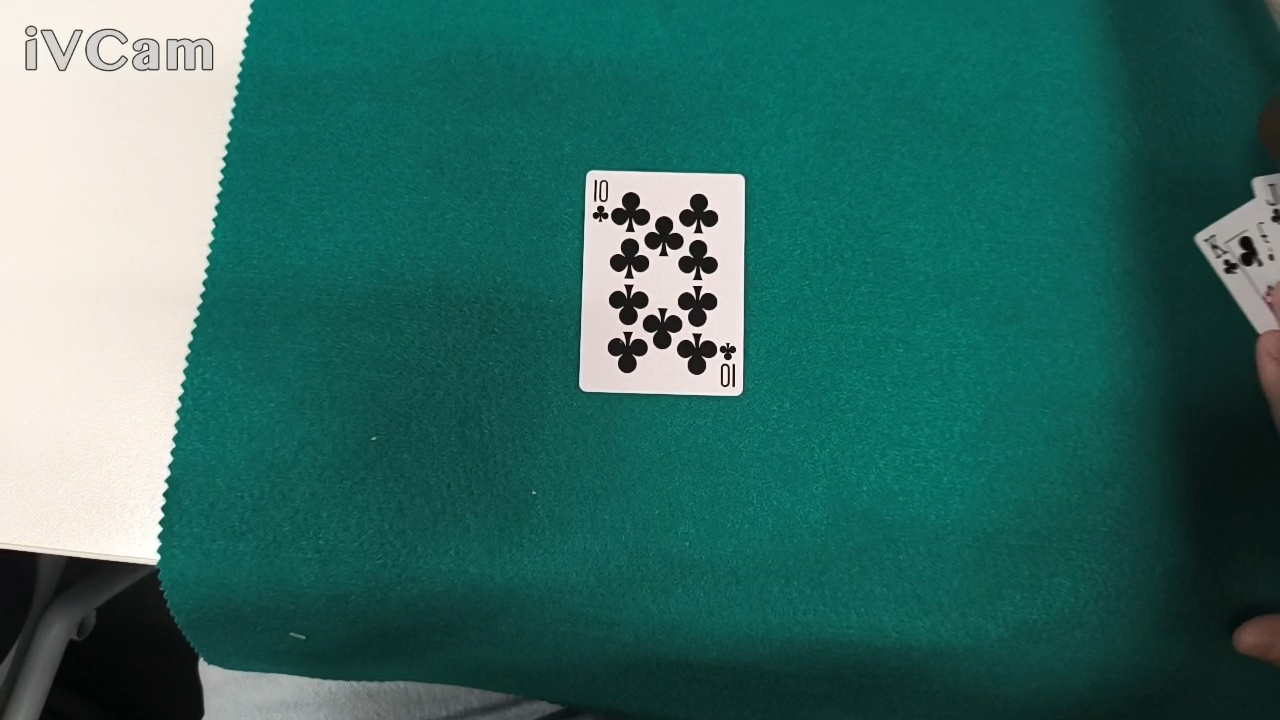
#> input picture card_templates/10_C_20251117_152222_full.jpg, 1280 x 720 px
$ python card_detector.py card_templates/10_C_20251117_152222_full.jpg card_templates/10_C_20251117_152222.jpg
#> lines starting #> are read from the running program, lines starting #| are printed output that depends on the picture; after the words box and inside, x2 and y2 are one past the last pixel; in counts of white or black regions, pixels touching at a corner belong together
import cv2
import numpy as np

class IVCardDetector:
    def __init__(self, debug_mode=False):
        self.debug_mode = debug_mode
        self.min_card_area = 2000  # Más permisivo
        self.max_card_area = 100000 # Más grande
        self.card_width = 200
        self.card_height = 300

        # Rangos HSV por defecto - se ajustarán con calibración
        self.green_lower = np.array([35, 40, 40])
        self.green_upper = np.array([85, 255, 255])

    def detect_cards(self, frame):
        """Detección principal de cartas - VERSIÓN ROBUSTA"""
        try:
            if frame is None or frame.size == 0:
                print("❌ Frame vacío o None")
                return [], []

            original_frame = frame.copy()

            # Estrategia 1: Por color del tapete verde
            cards, positions = self._detect_by_green_background(original_frame)

            # Estrategia 2: Si no encuentra, por bordes
            if len(cards) == 0:
                if self.debug_mode:
                    print("⚠️  No se detectaron cartas por color, intentando por bordes...")
                cards, positions = self._detect_by_edges(original_frame)

            if self.debug_mode:
                print(f"🔍 Cartas detectadas: {len(cards)}")
                self._draw_detection_results(original_frame, positions)

            return cards, positions

        except Exception as e:
            print(f"❌ Error crítico en detección: {e}")
            return [], []

    def _detect_by_green_background(self, frame):
        """Detección por color del tapete verde"""
        try:
            # Preprocesamiento
            processed, scale = self._preprocess_frame(frame)

            # Crear máscara verde
            green_mask = self._create_green_mask(processed)

            if self.debug_mode:
                self._show_debug_frame("1 - Máscara Verde", green_mask)

            # Encontrar contornos
            contours = self._find_contours(green_mask)

            if self.debug_mode and len(contours) > 0:
                contour_frame = processed.copy()
                cv2.drawContours(contour_frame, contours, -1, (0, 0, 255), 2)
                self._show_debug_frame("2 - Contornos", contour_frame)

            # Filtrar y extraer cartas
            return self._filter_and_extract_cards(frame, contours, scale)

        except Exception as e:
            print(f"Error en detección por color: {e}")
            return [], []

    def _detect_by_edges(self, frame):
        """Detección alternativa por bordes"""
        try:
            gray = cv2.cvtColor(frame, cv2.COLOR_BGR2GRAY)
            blurred = cv2.GaussianBlur(gray, (5, 5), 0)
            edges = cv2.Canny(blurred, 50, 150)

            if self.debug_mode:
                self._show_debug_frame("3 - Bordes Canny", edges)

            # Operaciones morfológicas
            kernel = np.ones((3, 3), np.uint8)
            dilated = cv2.dilate(edges, kernel, iterations=2)
            closed = cv2.morphologyEx(dilated, cv2.MORPH_CLOSE, kernel)

            # Encontrar contornos
            contours, _ = cv2.findContours(closed, cv2.RETR_EXTERNAL, cv2.CHAIN_APPROX_SIMPLE)

            # Filtrar contornos rectangulares
            card_contours = []
            for contour in contours:
                area = cv2.contourArea(contour)
                if self.min_card_area < area < self.max_card_area:
                    epsilon = 0.02 * cv2.arcLength(contour, True)
                    approx = cv2.approxPolyDP(contour, epsilon, True)

                    # Aceptar contornos con 4 lados
                    if len(approx) == 4:
                        card_contours.append(approx)

            return self._filter_and_extract_cards(frame, card_contours, 1.0)

        except Exception as e:
            print(f"Error en detección por bordes: {e}")
            return [], []

    def _preprocess_frame(self, frame):
        """Preprocesamiento del frame"""
        try:
            height, width = frame.shape[:2]
            scale = 1.0

            # Redimensionar si es muy grande
            if height > 800:
                scale = 800 / height
                new_width = int(width * scale)
                frame_resized = cv2.resize(frame, (new_width, 800))
            else:
                frame_resized = frame

            # Mejorar contraste
            lab = cv2.cvtColor(frame_resized, cv2.COLOR_BGR2LAB)
            lab[:,:,0] = cv2.createCLAHE(clipLimit=2.0).apply(lab[:,:,0])
            enhanced = cv2.cvtColor(lab, cv2.COLOR_LAB2BGR)

            return enhanced, scale

        except Exception as e:
            print(f"Error en preprocesamiento: {e}")
            return frame, 1.0

    def _create_green_mask(self, frame):
        """Crea máscara para el color verde"""
        try:
            hsv = cv2.cvtColor(frame, cv2.COLOR_BGR2HSV)
            mask = cv2.inRange(hsv, self.green_lower, self.green_upper)

            # Operaciones morfológicas
            kernel = np.ones((5, 5), np.uint8)
            mask = cv2.morphologyEx(mask, cv2.MORPH_CLOSE, kernel)
            mask = cv2.morphologyEx(mask, cv2.MORPH_OPEN, kernel)

            return mask

        except Exception as e:
            print(f"Error creando máscara verde: {e}")
            return np.zeros(frame.shape[:2], dtype=np.uint8)

    def _find_contours(self, mask):
        """Encuentra contornos en la máscara"""
        try:
            contours, _ = cv2.findContours(mask, cv2.RETR_EXTERNAL, cv2.CHAIN_APPROX_SIMPLE)
            return contours
        except:
            return []

    def _filter_and_extract_cards(self, original_frame, contours, scale):
        """Filtra contornos y extrae imágenes de cartas"""
        card_images = []
        card_positions = []

        for contour in contours:
            try:
                area = cv2.contourArea(contour)
                if area < self.min_card_area or area > self.max_card_area:
                    continue

                # Escalar contorno si fue redimensionado
                if scale != 1.0:
                    contour_original = (contour / scale).astype(np.int32)
                else:
                    contour_original = contour

                # Aproximar a polígono
                epsilon = 0.02 * cv2.arcLength(contour_original, True)
                approx = cv2.approxPolyDP(contour_original, epsilon, True)

                # Buscar formas con 4 lados
                if len(approx) == 4:
                    x, y, w, h = cv2.boundingRect(contour_original)

                    # Verificar relación de aspecto de carta
                    aspect_ratio = w / h if h > 0 else 0
                    if 0.4 <= aspect_ratio <= 0.9:  # Más permisivo
                        # Extraer con margen
                        margin = 10
                        x1 = max(0, x - margin)
                        y1 = max(0, y - margin)
                        x2 = min(original_frame.shape[1], x + w + margin)
                        y2 = min(original_frame.shape[0], y + h + margin)

                        card_img = original_frame[y1:y2, x1:x2]

                        if card_img.size > 0 and card_img.shape[0] > 50 and card_img.shape[1] > 50:
                            card_images.append(card_img)
                            card_positions.append((x1, y1, x2-x1, y2-y1))

            except Exception as e:
                if self.debug_mode:
                    print(f"Error procesando contorno: {e}")
                continue

        return card_images, card_positions

    def _show_debug_frame(self, title, frame):
        """Muestra frame para debug"""
        if self.debug_mode:
            try:
                # Redimensionar si es muy grande
                h, w = frame.shape[:2]
                if w > 600:
                    scale = 600 / w
                    new_h = int(h * scale)
                    display_frame = cv2.resize(frame, (600, new_h))
                else:
                    display_frame = frame

                cv2.imshow(title, display_frame)
                cv2.waitKey(1)
            except Exception as e:
                print(f"Error mostrando debug: {e}")

    def _draw_detection_results(self, frame, positions):
        """Dibuja resultados de detección"""
        try:
            result_frame = frame.copy()
            for i, (x, y, w, h) in enumerate(positions):
                cv2.rectangle(result_frame, (x, y), (x+w, y+h), (0, 255, 0), 3)
                cv2.putText(result_frame, f"Carta {i+1}", (x, y-10),
                           cv2.FONT_HERSHEY_SIMPLEX, 0.7, (0, 255, 0), 2)

            self._show_debug_frame("Resultado Final", result_frame)
        except Exception as e:
            print(f"Error dibujando resultados: {e}")

    # [80 lines left out: functions calibrate_green_range, preprocess_card, not called in this run]

# =============================================================================
# FUNCIONES DE PRUEBA Y DEBUG
# =============================================================================

def test_with_image(image_path, calibrate=False):
    """Prueba el detector con una imagen estática"""
#> called with calibrate = False
    print(f"🚀 Probando detección con: {image_path}")

    # Cargar imagen
    frame = cv2.imread(image_path)
#> frame is the input picture: shape (720, 1280, 3); mean B, G, R 99.2, 107.1, 51.6
    if frame is None:
        print(f"❌ No se pudo cargar la imagen: {image_path}")
        return

    # Crear detector en modo debug
    detector = IVCardDetector(debug_mode=True)

    # Calibrar si se solicita
    if calibrate:
        detector.calibrate_green_range(frame)

    # Detectar cartas
    cards, positions = detector.detect_cards(frame)
#> in _detect_by_green_background, `processed, scale = self._preprocess_frame(frame)`: scale = 1
#> in _create_green_mask, `mask = cv2.inRange(hsv, self.green_lower, self.green_upper)`:
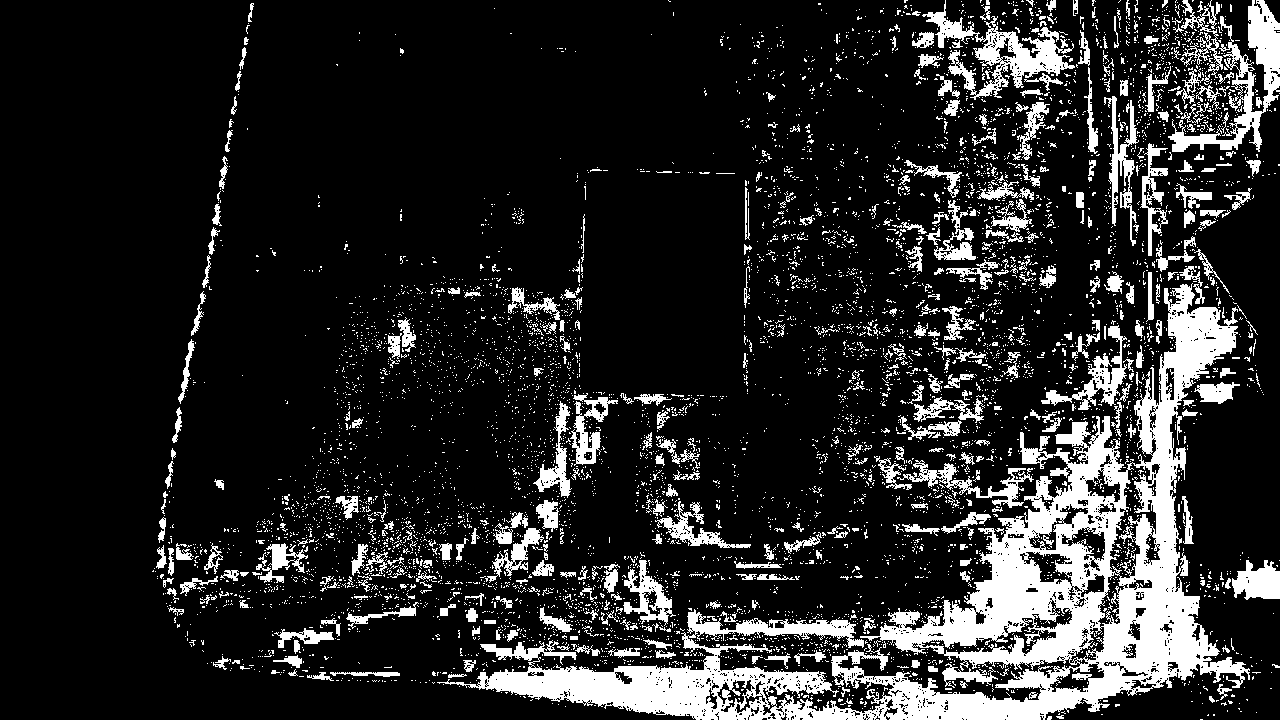
#> mask: shape (720, 1280); 15.5% white; 6776 white regions (6329 under 20 px), largest, box (x1, y1, x2, y2) and area: (437, 283, 1250, 720) 66268, (1168, 0, 1280, 152) 4574, (922, 0, 1075, 100) 4260
#> in _find_contours, `contours, _ = cv2.findContours(mask, cv2.RETR_EXTERNAL, cv2.CHAIN_APPR..`: contours = 257 contours, 21 with area under 20; largest, box (x1, y1, x2, y2) and area: (476, 240, 1254, 720) 115714, (1106, 0, 1280, 211) 16352, (912, 0, 1076, 100) 7781, (480, 385, 604, 588) 6722, (320, 518, 462, 598) 4218
#> call 2 of _show_debug_frame, with title = '2 - Contornos'
#> in _show_debug_frame (call 2), `display_frame = cv2.resize(frame, (600, new_h))`:
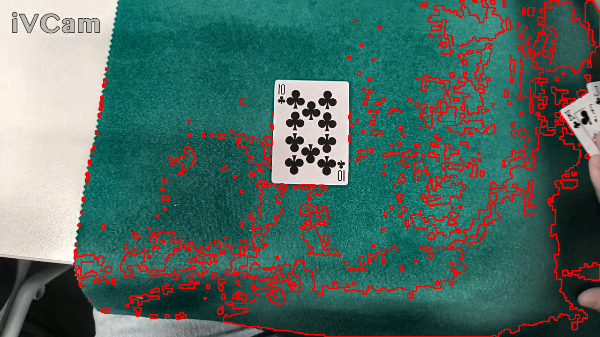
#> display_frame: shape (337, 600, 3); mean B, G, R 100.3, 107.8, 80.5
#> the loop in _filter_and_extract_cards, `for contour in contours:` made 257 passes
#> area on passes 2 to 4: 116, 191, 133
#> after the loop in _filter_and_extract_cards, `for contour in contours:`: card_images = []
#> in _detect_by_edges, `closed = cv2.morphologyEx(dilated, cv2.MORPH_CLOSE, kernel)`:
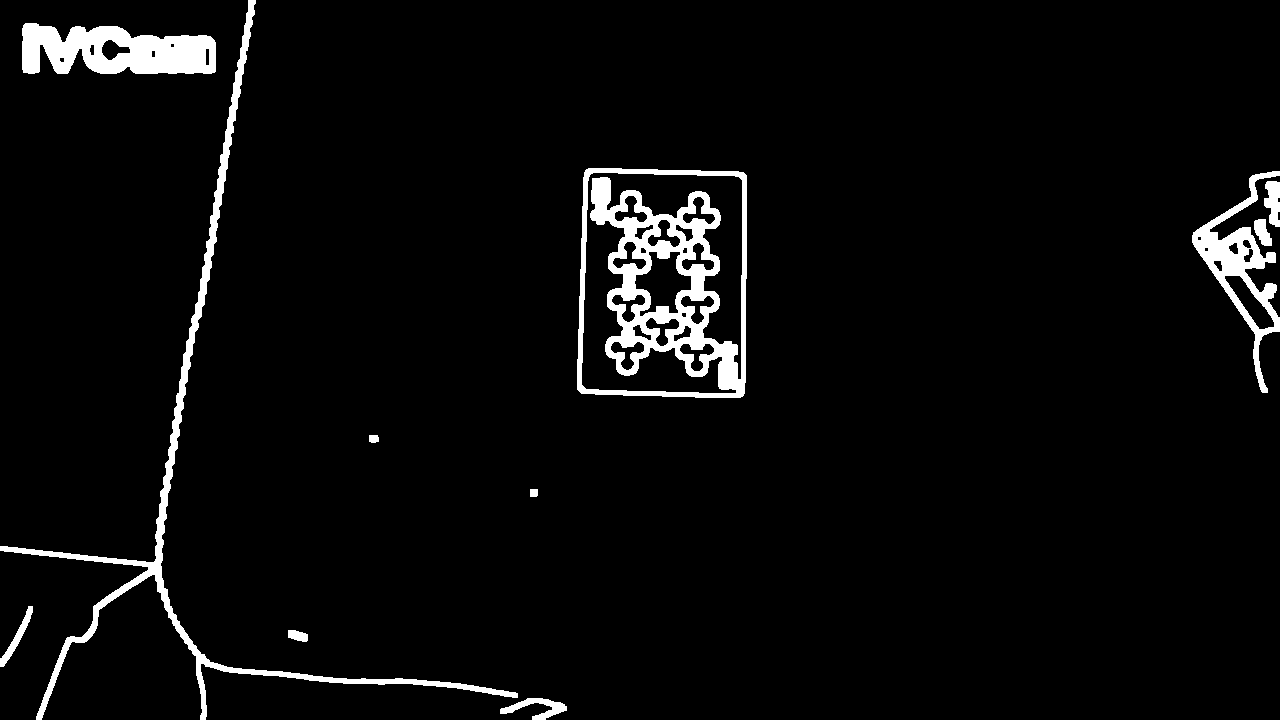
#> closed: shape (720, 1280); 4.2% white; 11 white regions
#> in _detect_by_edges, `contours, _ = cv2.findContours(closed, cv2.RETR_EXTERNAL, cv2.CHAIN_AP..`: contours = 11 contours; largest, box (x1, y1, x2, y2) and area: (577, 168, 747, 398) 37317, (0, 0, 518, 720) 7890, (22, 23, 216, 74) 7258, (1192, 171, 1280, 393) 5494, (500, 698, 567, 720) 514
#> the loop in _detect_by_edges, `for contour in contours:` made 11 passes
#> (area, epsilon, approx) on pass 9: (37317, 15.57, [[586, 169], [577, 389], [742, 396], [746, 175]])
#> after the loop in _detect_by_edges, `for contour in contours:`: card_contours = [[[586, 169], [577, 389], [742, 396], [746, 175]]]
#> the loop in _filter_and_extract_cards (call 2), `for contour in contours:` made 1 pass
#> (area, epsilon, approx, x, y, w, h, aspect_ratio) on pass 1: (35873.5, 15.33, [[586, 169], [577, 389], [742, 396], [746, 175]], 577, 169, 170, 228, 0.746)
#> pass 1, in _filter_and_extract_cards (call 2), `card_img = original_frame[y1:y2, x1:x2]`:
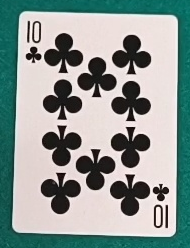
#> card_img: shape (248, 190, 3); mean B, G, R 149.8, 153.7, 141.7
#> after the loop in _filter_and_extract_cards (call 2), `for contour in contours:`: card_images = 1 item; card_positions = [(567, 159, 190, 248)]
#> in detect_cards, `cards, positions = self._detect_by_edges(original_frame)`: cards = 1 item; positions = [(567, 159, 190, 248)]
#| 🔍 Cartas detectadas: 1
#> the loop in _draw_detection_results, `for i, (x, y, w, h) in enumerate(positions):` made 1 pass
#> after the loop in _draw_detection_results, `for i, (x, y, w, h) in enumerate(positions):`:
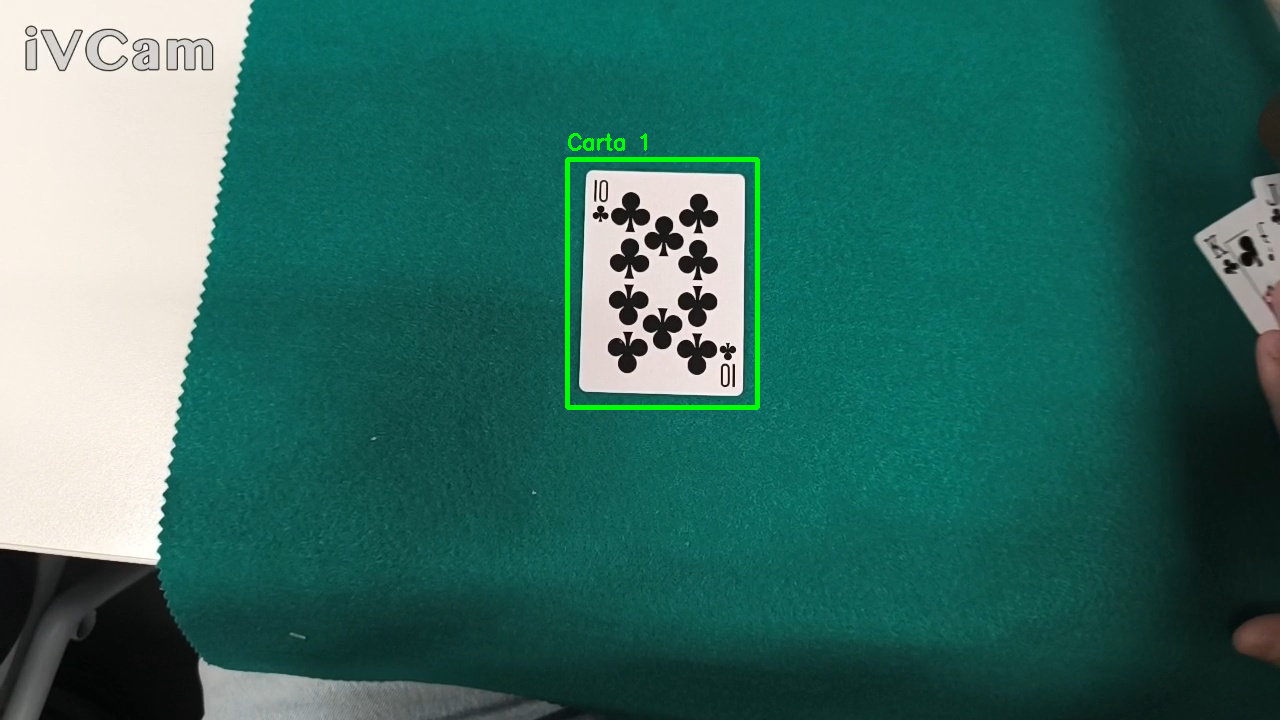
#> result_frame: shape (720, 1280, 3); 0.53% of pixels changed, all inside (x1, y1, x2, y2) = (565, 133, 760, 410)
#> cards = 1 item; positions = [(567, 159, 190, 248)]

    print(f"✅ Cartas detectadas: {len(cards)}")
#| ✅ Cartas detectadas: 1

    # Mostrar cada carta detectada
    for i, card in enumerate(cards):
        if card is not None and card.size > 0:
            cv2.imshow(f'Carta {i+1}', card)
            # Guardar imagen de carta
            cv2.imwrite(f'carta_detectada_{i+1}.jpg', card)
#> this loop made 1 pass

    # Mostrar resultado final
    result_frame = frame.copy()
    for i, (x, y, w, h) in enumerate(positions):
        cv2.rectangle(result_frame, (x, y), (x+w, y+h), (0, 255, 0), 3)
        cv2.putText(result_frame, f"Carta {i+1}", (x, y-10),
                   cv2.FONT_HERSHEY_SIMPLEX, 1, (0, 255, 0), 2)
#> this loop made 1 pass
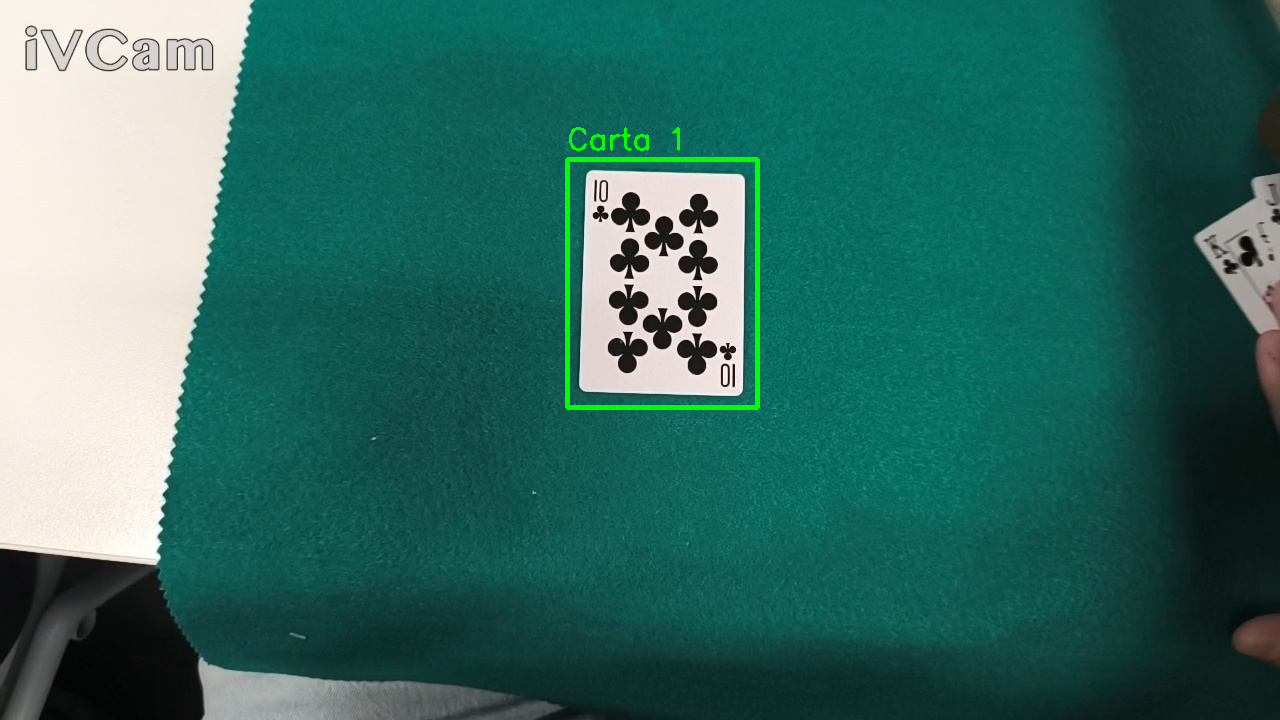
#> result_frame: shape (720, 1280, 3); 0.55% of pixels changed, all inside (x1, y1, x2, y2) = (565, 127, 760, 410)

    cv2.imshow("RESULTADO FINAL", result_frame)
    cv2.imwrite('resultado_deteccion.jpg', result_frame)

    print("Presiona cualquier tecla para cerrar...")
    cv2.waitKey(0)
    cv2.destroyAllWindows()

    return len(cards)

# [44 lines left out: function test_with_camera, not called in this run]

# =============================================================================
# MAIN PARA PRUEBAS
# =============================================================================

if __name__ == "__main__":
    import sys

    print("🃏 DETECTOR DE CARTAS POKER")
    print("=" * 50)

    if len(sys.argv) > 1:
        # Probar con imagen específica
        image_path = sys.argv[1]
        calibrate = len(sys.argv) > 2 and sys.argv[2].lower() == 'calibrate'
        test_with_image(image_path, calibrate)
    else:
        # Menú interactivo
        print("1. Probar con imagen (test_camera_0.jpg)")
        print("2. Probar con cámara en vivo")
        print("3. Calibrar con imagen")

        choice = input("Selecciona opción (1-3): ").strip()

        if choice == '1':
            test_with_image("test_camera_0.jpg")
        elif choice == '2':
            test_with_camera()
        elif choice == '3':
            test_with_image("test_camera_0.jpg", calibrate=True)
        else:
            print("Usar: python card_detector.py [imagen_path] [calibrate]")
